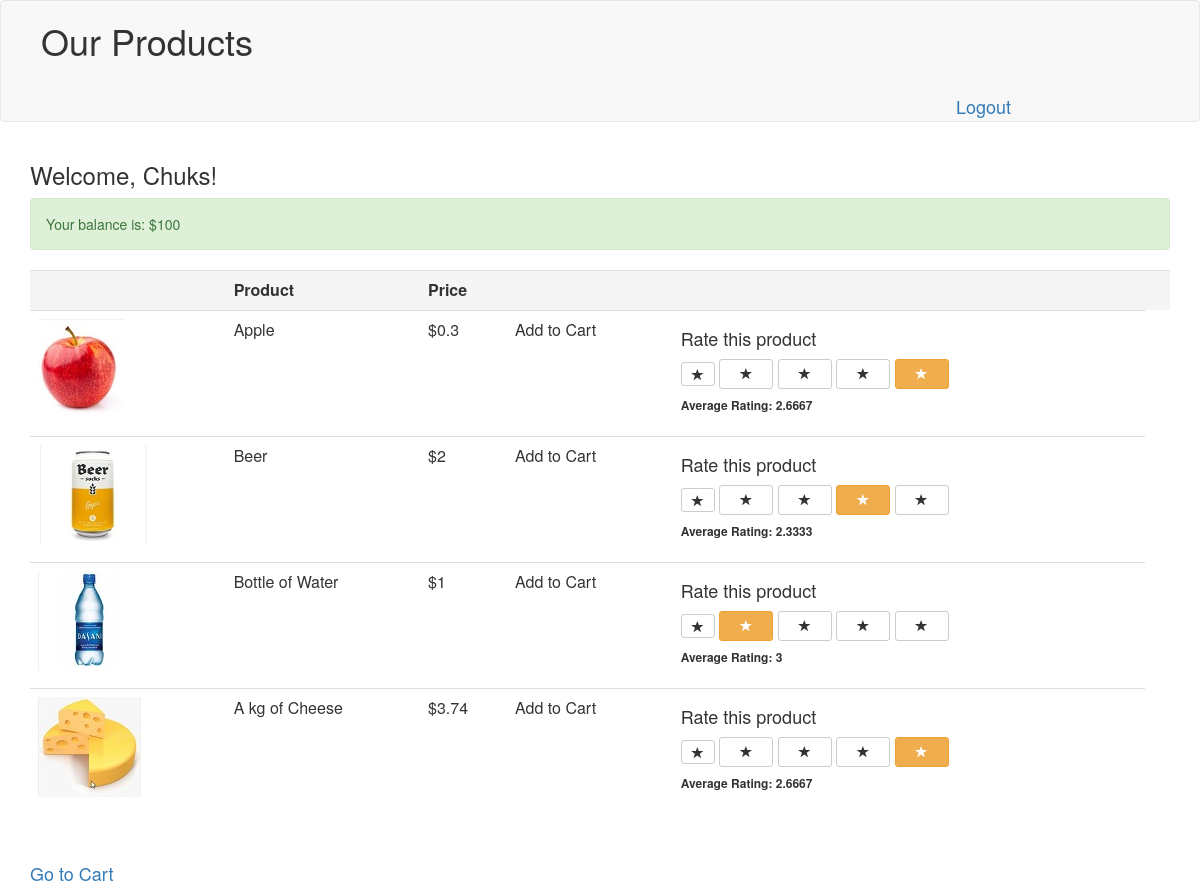
/ (signed in), run on the app's committed database.
### tables this page shows
CREATE TABLE `products` (
  `id` int(11) NOT NULL,
  `name` varchar(512) NOT NULL,
  `price` decimal(10,2) NOT NULL,
  `image` text NOT NULL
);

### entity/User.php (called while the page is built, shortened)
<?php
class User{
    private $username;
    public $balance;
    function __construct(?int $id, string $username, string $password, float $balance) {
        $this->username = $username;
        $this->balance = $balance;
    }
    public static function getUserById($id): ?User{
        $conn = new dbConn();
        $dbConnection = $conn->getConnection();
        $queryUser = ('SELECT  *  FROM user where id = '.$id);
        $result = $dbConnection->query($queryUser);
        while($row  = $result->fetch_assoc()){
            return new User($row['id'], $row['username'], $row['password'], $row['balance']);
        }
        return NULL;
    }
    function getUsername(): string {
        return $this->username;
    }
    function getBalance(): float {
        return $this->balance;
    }
}
?>

### config.php (called while the page is built, shortened)
<?php
class dbConn {
	function __construct(){
		$this->dbConnection = new mysqli(MYSQLSERVER, MYSQLUSER, MYSQLPASSWORD, MYSQLDB);
	}
}
?>

### entity/Product.php (called while the page is built, shortened)
<?php
 class Product{
    private $id;
    private $name;
    private $price;
	function __construct(?int $id, string $imageUrl, string $name, float $price) {
        $this->id = $id;
        $this->image= $imageUrl;
        $this->name = $name;
        $this->price = $price;
    }
	public static function getProducts():?array{
		$arr = array();
		$conn = new dbConn();
        $dbConnection = $conn->getConnection();
        $queryProd = 'SELECT * FROM products ORDER by id ASC';
        $statement = $dbConnection->query($queryProd);
        while($row = $statement->fetch_assoc()){
            $arr[] = new Product($row['id'], $row['image'], $row['name'],$row['price']);
        }
        return $arr;
	}
	function getId(): ?int {
        return $this->id;
    }
    function getName(): string {
        return $this->name;
    }
    function getPrice(): float {
        return $this->price;
    }
    function getImage(): string {
        return $this->image;
    }
}
 ?>

### entity/Rating.php (called while the page is built, shortened)
<?php
 class Rating{
    private $rate;
	function __construct(?int $id, int $product_id, int $user_id, int $rate) {
        $this->rate = $rate;
    }
    public static function getByProductIdAndUserId($productId, $userId): ?Rating {
        $conn = new dbConn();
        $dbConnection = $conn->getConnection();
        $queryProd = 'SELECT * FROM rating  where product_id ='. $productId.' and  user_id = '.$userId;
        $statement = $dbConnection->query($queryProd);
        while($row = $statement->fetch_assoc()){
            return new Rating($row['id'], $row['product_id'], $row['user_id'], $row['rate']);
        }
        return null;
    }
    public static function getAverageRating($productId): ?float{
        $conn = new dbConn();
        $dbConnection = $conn->getConnection();
        $queryRate = "SELECT AVG(rate) as Avgrate FROM rating WHERE product_id=" .$productId;
        $statement = $dbConnection->query($queryRate);
        while($result = $statement->fetch_assoc()){
            return $result["Avgrate"];
        }
    }
    function getRate(): int {
        return $this->rate;
    }
}
 ?>

### index.php (the view, shortened to what this page needs)
<?php
	require_once("config.php");
	require_once("entity/Product.php");
	require_once("entity/User.php");
	require_once("entity/Rating.php");
	$id = $_SESSION['id'];
	$user = User::getUserById($id);
?>
<html>
	<head>
        <link rel="stylesheet" href="https://maxcdn.bootstrapcdn.com/bootstrap/3.3.7/css/bootstrap.min.css">
    </head>
	    <body>
		    <nav class= "navbar navbar-default">
			    <ul>
			        <div style="float: left;">
				        <h1>Our Products</h1>
				    </div>
				    <div class= "navbar-brand" style="float: left; margin-left: 50em; padding-top: 25px"><a href="logout.php">Logout</a>
			        </div>
			    </ul>
		    </nav>
		    <div class="container" >
		    	<h3>Welcome, <?php echo ucwords($user->getUsername()); ?>!</h3>
		    <?php
			$products = Product::getProducts();
		    ?>
		    <div class="alert alert-success">
		    <?php
            $prevBalance =$user->getBalance();
			echo "Your balance is: "."$".$prevBalance;
			echo "<br>";
			 ?>
		    </div>
		        <div class="table-responsive" >
		            <table class= "table">
			            <tr class="active">
			            	<td></td>
				            <td ><b>Product</b></td>
				            <td ><b>Price</b></td>
				            <td></td>
				            <td></td>
				            <td></td>
			            </tr>
			        <?php
				    foreach($products as $product){
				    	$productRate = Rating::getByProductIdAndUserId($product->getId(),$user->getId());
				    	$averageRate = Rating::getAverageRating($product->getId());
				    	$isRated = null  !== $productRate ? 1 : 0;
				    	$rate = null !== $productRate ?  $productRate->getRate() : 0;
			        ?>
				        <tr>
				        	<td><img src="<?php echo $product->getImage();?>"></td>
					        <td ><?php echo $product->getName(); ?></td>
					        <td>$<?php echo $product->getPrice(); ?></td>
					        <td><span style="cursor:pointer;" class="addToCart" data-id="<?php echo $product->getId(); ?>">Add to Cart</span></td>
					        <td>
						<div class="col-sm-12">
						    <form id="form-rate-<?php echo $product->getId(); ?>" method="POST" action="rate.php">
						    	<div class="form-group">
								<h4>Rate this product</h4>
								<button type="button" class="btn <?php if (1 == $rate) {?> btn-warning <?php } else { ?> btn-default <?php } ?> btn-sm rateButton" aria-label="Left Align" onclick="rateProduct(1, <?php echo $product->getId(); ?>, <?php echo $isRated; ?>)">
									<span class="glyphicon glyphicon-star" aria-hidden="true"></span>
								</button>
								<button type="button" class="btn <?php if (2 == $rate) { ?> btn-warning <?php } else { ?> btn-default <?php } ?> btn-sm rateButton" aria-label="Left Align" onclick="rateProduct(2, <?php echo $product->getId(); ?>, <?php echo $isRated; ?>)">
									<span class="glyphic btn-sm rateButton" aria-label="Left Align">
									<span class="glyphicon glyphicon-star" aria-hidden="true"></span>
								</button>
								<button type="button" class="btn <?php if (3 == $rate) {?> btn-warning <?php } else { ?> btn-default <?php } ?> btn-sm rateButton" aria-label="Left Align" onclick="rateProduct(3, <?php echo $product->getId(); ?>, <?php echo $isRated; ?>)">
									<span class="glyphic btn-sm rateButton" aria-label="Left Align">
									<span class="glyphicon glyphicon-star" aria-hidden="true"></span>
								</button>
								<button type="button" class="btn <?php if (4 == $rate) {?> btn-warning <?php } else { ?> btn-default <?php } ?> btn-sm rateButton" aria-label="Left Align" onclick="rateProduct(4, <?php echo $product->getId(); ?>, <?php echo $isRated; ?>)">
									<span class="glyphic btn-sm rateButton" aria-label="Left Align">
									<span class="glyphicon glyphicon-star" aria-hidden="true"></span>
								</button>
								<button type="button" class="btn <?php if (5 == $rate) {?> btn-warning <?php } else { ?> btn-default <?php } ?> btn-sm rateButton" aria-label="Left Align" onclick="rateProduct(5, <?php echo $product->getId(); ?>, <?php echo $isRated; ?>)">
									<span class="glyphic btn-sm rateButton" aria-label="Left Align">
									<span class="glyphicon glyphicon-star" aria-hidden="true"></span>
									</button>
								<h6><strong>Average Rating: <span><?php echo $averageRate;?></span></strong> </h6>
							</div>
						</form>
					    </td>
				    </tr>
			    <?php
				    }
			    ?>
		    </table>
	</div>
		<br /><a href="show-cart.php" title="go to Product"><strong><h4>Go to Cart</h4></strong></a>
	</div>
	</body>
</html>

### data on the page
products: image (picture), name "Apple", price "0.3", averageRate "2.6667"
products: image (picture), name "Beer", price "2", averageRate "2.3333"
products: image (picture), name "Bottle of Water", price "1", averageRate "3"
products: image (picture), name "A kg of Cheese", price "3.74", averageRate "2.6667"

### other printed values
$user->getUsername() "Chuks"
$prevBalance "100"
